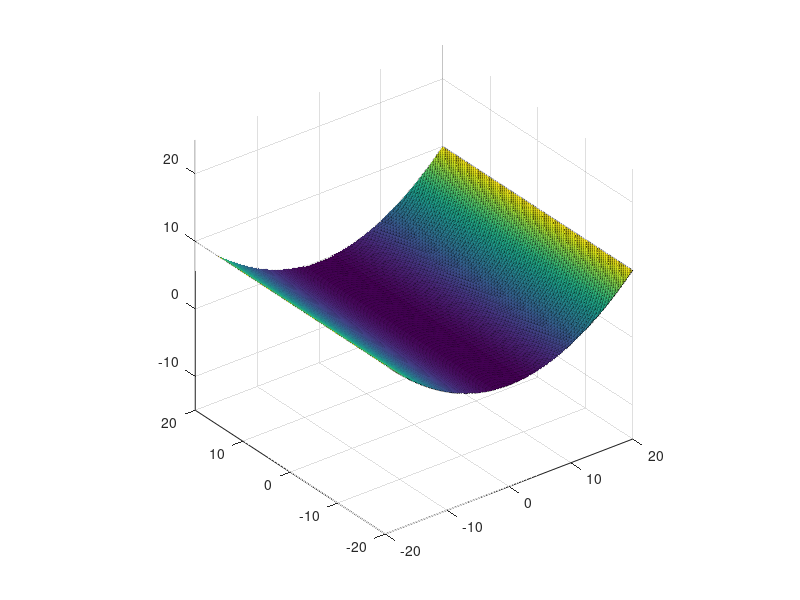
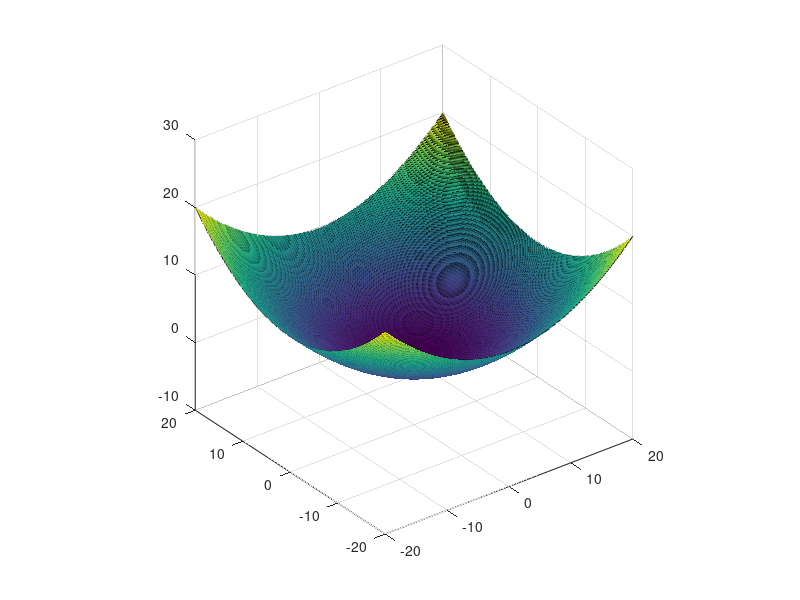

Reproduce these figures in MATLAB, in order.
% Set Operational Space to This mfile Location
[pathstr,name,ext] = fileparts(which(mfilename));
cd(pathstr);

% Focal Length
f = 10;

%% 2D Parabola:
% y^2 = 4*f*x

x = -20:0.1:20;
y = -20:0.1:20;
[x,y] = meshgrid(x,y);
z = (x.^2)./(4*f);
z(z>20) = NaN;
figure;
surf(x,y,z);
axis equal;

% surf2stl('2D Parabola.stl', x,y,z);

%% 3D Parabola:
% y^2 + z^2 = 4*f*x

x = -20:0.1:20;
y = -20:0.1:20;
[x,y] = meshgrid(x,y);
z = (x.^2)./(4*f) + (y.^2)./(4*f);
z(z>20) = NaN;
figure;
surf(x,y,z);
axis equal;

% surf2stl('3D Parabola.stl', x,y,z);